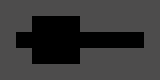

Below is a game level as drawn by its tile map, then a one-line description and the .tmx file that defines it, in full:
An orthogonal 10x5 tile map with 16x16 px tiles, 2 tile layers (Walls, FloorDecorations) and 11 objects (FrontDoor, BackDoor, G00, G01, G02, ...).

<map version="1.9" tiledversion="1.9.2" orientation="orthogonal" renderorder="right-down" width="10" height="5" tilewidth="16" tileheight="16" infinite="0" nextlayerid="14" nextobjectid="27">
 <tileset firstgid="1" name="TilesAllLayers" tilewidth="16" tileheight="16" spacing="1" tilecount="128" columns="32">
  <image source="TilesAllLayers.png" width="543" height="67" />
 </tileset>
 <layer id="1" name="Walls" width="10" height="5">
  <data encoding="csv">
1,1,1,1,1,1,1,1,1,1,
1,1,0,0,0,1,1,1,1,1,
1,0,0,0,0,0,0,0,0,1,
1,1,0,0,0,1,1,1,1,1,
1,1,1,1,1,1,1,1,1,1
</data>
 </layer>
 <layer id="2" name="FloorDecorations" width="10" height="5">
  <data encoding="csv">
0,0,0,0,0,0,0,0,0,0,
0,0,0,0,0,0,0,0,0,0,
0,0,0,0,0,0,0,0,0,0,
0,0,0,0,0,0,0,0,0,0,
0,0,0,0,0,0,0,0,0,0
</data>
 </layer>
 <objectgroup id="3" name="Ceilings" />
 <objectgroup id="4" name="Doors">
  <object id="25" name="FrontDoor" gid="74" x="96" y="48" width="16" height="16">
   <properties>
    <property name="Control" value="Remote" />
    <property name="ControlLocation" value="" />
    <property name="Frame" value="Frame" />
    <property name="IsBreakable" type="bool" value="false" />
    <property name="IsToggled" type="bool" value="true" />
    <property name="OpenState" type="float" value="1" />
   </properties>
  </object>
  <object id="26" name="BackDoor" gid="74" x="112" y="48" width="16" height="16">
  <properties>
    <property name="Control" value="Remote" />
    <property name="ControlLocation" value="" />
    <property name="Frame" value="Frame" />
    <property name="IsBreakable" type="bool" value="false" />
    <property name="IsToggled" type="bool" value="true" />
    <property name="OpenState" type="float" value="1" />
   </properties>
  </object>
 </objectgroup>
 <objectgroup id="5" name="WallDecorations" />
 <objectgroup id="6" name="WallActuators" />
 <objectgroup id="7" name="Champions" />
 <objectgroup id="8" name="Stairs" />
 <objectgroup id="9" name="WallWriting" />
 <objectgroup id="10" name="AlcoveItems" />
 <objectgroup id="11" name="FloorActuators" opacity="0.5">
 <object id="12" name="G00" gid="32" x="32" y="32" width="16" height="16">
   <properties>
    <property name="Action" value="Activate" />
    <property name="IsToiggled" type="bool" value="true" />
    <property name="IsVisible" type="bool" value="true" />
    <property name="ObjectRequired" value="" />
    <property name="PartySize" type="int" value="1" />
    <property name="Target" value="6,2" />
   </properties>
  </object>
  <object id="13" name="G01" gid="32" x="48" y="32" width="16" height="16">
  <properties>
    <property name="Action" value="Activate" />
    <property name="IsToiggled" type="bool" value="true" />
    <property name="IsVisible" type="bool" value="true" />
    <property name="ObjectRequired" value="" />
    <property name="PartySize" type="int" value="1" />
    <property name="Target" value="7,2" />
   </properties>
  </object>
  <object id="14" name="G02" gid="32" x="64" y="32" width="16" height="16">
  <properties>
    <property name="Action" value="Activate" />
    <property name="IsToiggled" type="bool" value="true" />
    <property name="IsVisible" type="bool" value="true" />
    <property name="ObjectRequired" value="" />
    <property name="PartySize" type="int" value="1" />
    <property name="Target" value="6,2" />
   </properties>
  </object>
  <object id="15" name="G03" gid="32" x="32" y="48" width="16" height="16">
  <properties>
    <property name="Action" value="Activate" />
    <property name="IsToiggled" type="bool" value="true" />
    <property name="IsVisible" type="bool" value="true" />
    <property name="ObjectRequired" value="" />
    <property name="PartySize" type="int" value="1" />
    <property name="Target" value="6,2" />
   </properties>
  </object>
  <object id="16" name="G04" gid="32" x="48" y="48" width="16" height="16">
  <properties>
    <property name="Action" value="Activate" />
    <property name="IsToiggled" type="bool" value="true" />
    <property name="IsVisible" type="bool" value="true" />
    <property name="ObjectRequired" value="" />
    <property name="PartySize" type="int" value="1" />
    <property name="Target" value="7,2" />
   </properties>
  </object>
  <object id="17" name="G05" gid="32" x="64" y="48" width="16" height="16">
  <properties>
    <property name="Action" value="Activate" />
    <property name="IsToiggled" type="bool" value="true" />
    <property name="IsVisible" type="bool" value="true" />
    <property name="ObjectRequired" value="" />
    <property name="PartySize" type="int" value="1" />
    <property name="Target" value="6,2" />
   </properties>
  </object>
  <object id="18" name="G06" gid="32" x="32" y="64" width="16" height="16">
  <properties>
    <property name="Action" value="Activate" />
    <property name="IsToiggled" type="bool" value="true" />
    <property name="IsVisible" type="bool" value="true" />
    <property name="ObjectRequired" value="" />
    <property name="PartySize" type="int" value="1" />
    <property name="Target" value="6,2" />
   </properties>
  </object>
  <object id="19" name="G07" gid="32" x="48" y="64" width="16" height="16">
  <properties>
    <property name="Action" value="Activate" />
    <property name="IsToiggled" type="bool" value="true" />
    <property name="IsVisible" type="bool" value="true" />
    <property name="ObjectRequired" value="" />
    <property name="PartySize" type="int" value="1" />
    <property name="Target" value="7,2" />
   </properties>
  </object>
  <object id="20" name="G08" gid="32" x="64" y="64" width="16" height="16">
<properties>
    <property name="Action" value="Activate" />
    <property name="IsToiggled" type="bool" value="true" />
    <property name="IsVisible" type="bool" value="true" />
    <property name="ObjectRequired" value="" />
    <property name="PartySize" type="int" value="1" />
    <property name="Target" value="6,2" />
   </properties>
  </object>  
 </objectgroup>
 <objectgroup id="21" name="FloorItems" />
 <objectgroup id="22" name="Monsters" />
</map>